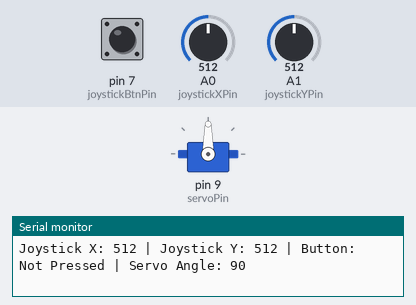
Recording of a sketch running on a simulated Arduino Uno, built with avr-gcc and run on an emulated ATmega328P. Shown: servo, the last lines printed to the serial monitor. The inputs (shaded band) are chosen by the test bench; at power-on: A0 (joystickXPin) = 512, pin 7 (joystickBtnPin) HIGH, A1 (joystickYPin) = 512.

Above: at 1.2 s.
1.3 s: A0 (joystickXPin) set to 108
At 2.2 s:
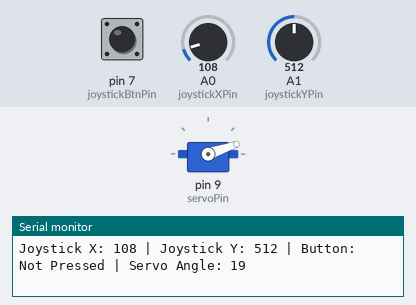
2.8 s: A0 (joystickXPin) set to 91
At 3.9 s:
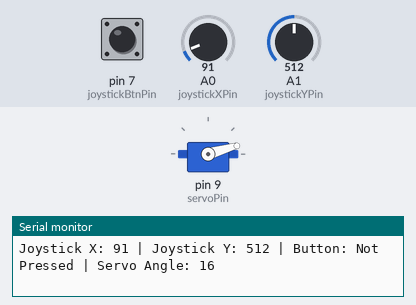
5.8 s: A0 (joystickXPin) set to 122
At 7.0 s:
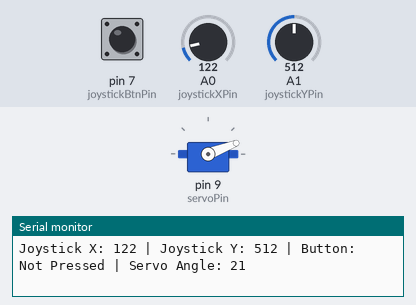
7.3 s: A0 (joystickXPin) set to 716
At 8.5 s:
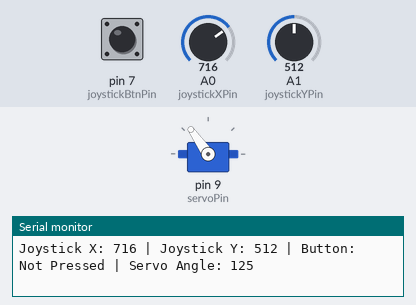
8.8 s: A0 (joystickXPin) set to 987
At 9.8 s:
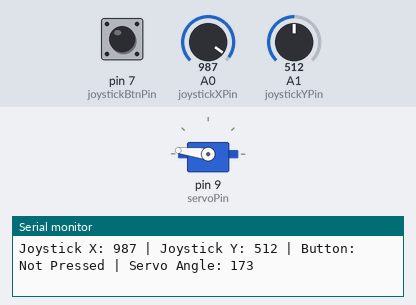
10.3 s: A0 (joystickXPin) set to 1011
At 11.6 s:
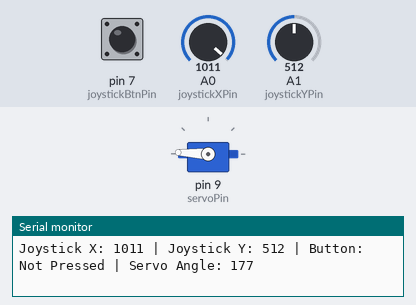
Timing chart, 0 to 13.3 s (numbered marks = the images above; inputs shaded):
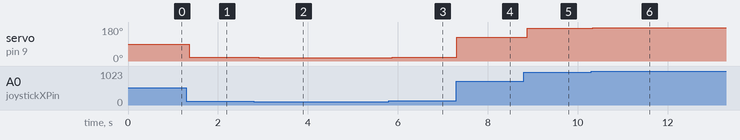

The sketch:

servo_and_joystick.ino
```cpp
//Connections:
//
//    Joystick:
//        VRx to A0
//        VRy to A1
//        SW (button) to a digital pin, e.g., 7
//        VCC to 5V
//        GND to GND
//    Servo Motor:
//        Signal pin to 9
//        VCC to 5V
//        GND to GND
//


#include <Servo.h>

Servo myServo;

const int joystickXPin = A0;  // Joystick X-axis
const int joystickYPin = A1;  // Joystick Y-axis
const int joystickBtnPin = 7; // Joystick button
const int servoPin = 9;       // Servo pin

void setup() {
  Serial.begin(9600);
  myServo.attach(servoPin);

  pinMode(joystickBtnPin, INPUT_PULLUP);

  Serial.println("Joystick and Servo Control");
}

void loop() {
  int joystickXVal = analogRead(joystickXPin);
  int joystickYVal = analogRead(joystickYPin);
  int joystickBtnState = digitalRead(joystickBtnPin);

  // Map joystick value to servo angle (0-180 degrees)
  int servoAngle = map(joystickXVal, 0, 1023, 0, 180);
  myServo.write(servoAngle);

  // Display values in serial monitor
  Serial.print("Joystick X: ");
  Serial.print(joystickXVal);
  Serial.print(" | Joystick Y: ");
  Serial.print(joystickYVal);
  Serial.print(" | Button: ");
  Serial.print(joystickBtnState == LOW ? "Pressed" : "Not Pressed");
  Serial.print(" | Servo Angle: ");
  Serial.println(servoAngle);

  delay(100); // Add a small delay to make the serial monitor more readable
}
```

Measured:
- after the input at 1.3 s, servo on pin 9 (servoPin): 90° → 19° after 0.06 s
- after the input at 2.8 s, servo on pin 9 (servoPin): 19° → 16° after 0.11 s
- after the input at 5.8 s, servo on pin 9 (servoPin): 16° → 21° after 0.07 s
- after the input at 7.3 s, servo on pin 9 (servoPin): 21° → 125° at once
- after the input at 8.8 s, servo on pin 9 (servoPin): 125° → 173° after 0.08 s
- after the input at 10.3 s, servo on pin 9 (servoPin): 173° → 177° at once
